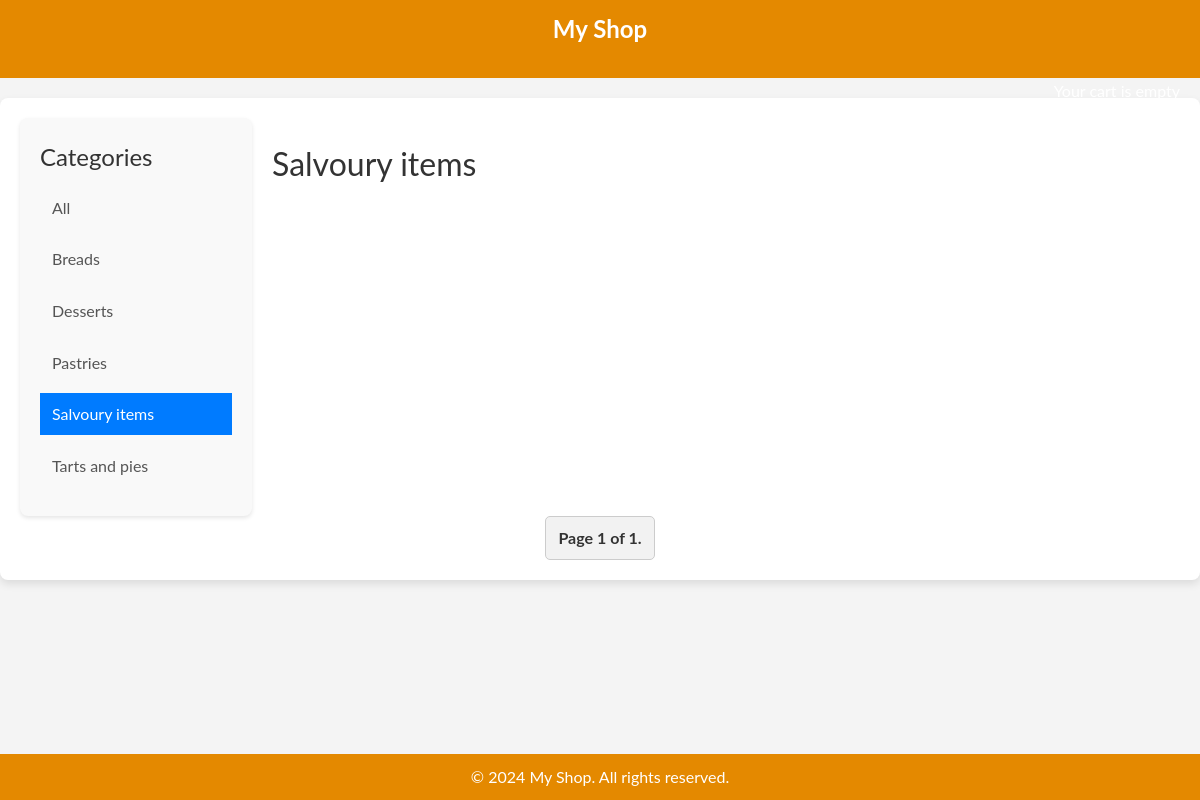
The page /category/salvoury-items/ on the database its author committed.
### shop/models.py (models this page shows, shortened)
class Category(models.Model):
    name = models.CharField(max_length=200, db_index=True)
    slug = models.SlugField(max_length=200, unique=True)
    class Meta:
        ordering = ('name',)
        verbose_name = "category"
        verbose_name_plural = "categories"
    def get_absolute_url(self):
        return reverse("shop:product_list_by_category", args=[self.slug])

### shop/views.py (the view)
# urls.py: path("", views.product_list, name="product_list"),
def product_list(request, category_slug=None):
    category = None
    categories = Category.objects.all()
    products = Product.objects.filter(available=True)
    if category_slug:
        category = get_object_or_404(Category, slug = category_slug)
        products = products.filter(category=category)
    paginator = Paginator(products, 7)
    page = request.GET.get('page')
    try:
        products_paginated = paginator.page(page)
    except PageNotAnInteger:
        products_paginated = paginator.page(1)
    except EmptyPage:
        products_paginated = paginator.page(paginator.num_pages)
    return render(request, "shop/product_list.html", {
        "category": category,
        "categories": categories,
        "products": products,
        "products_paginated": products_paginated
    })

### cart/cart.py (called while the page is built)
    def __len__(self):
        return sum(item["quantity"] for item in self.cart.values())

### cart/context_processors.py (called while the page is built)
def cart(request):
    return {'cart': Cart(request)}

### shop/templates/shop/product_list.html (shortened to what this page needs)
{% extends "shop/base.html" %}
{% load static %}
{% block content %}
<link rel="stylesheet" href="{% static 'shop/product_list.css' %}">
    <div id="sidebar">
        <h3>Categories</h3>
        <ul>
            <li {% if not category %}class="selected"{% endif %}>
                <a href="{% url 'shop:product_list' %}">All</a>
            </li>
            {% for c in categories %}
                <li {% if category and category.slug == c.slug %}class="selected"{% endif %}>
                    <a href="{{ c.get_absolute_url }}">{{ c.name }}</a>
                </li>
            {% endfor %}
        </ul>
    </div>
    <div id="main" class="product-list">
        <h1>{% if category %}{{ category.name }}{% else %}Products{% endif %}</h1>
    </div>
    <div class="pagination">
        <span class="step-links">
            <span class="current">
                Page {{ products_paginated.number }} of {{ products_paginated.paginator.num_pages }}.
            </span>
        </span>
    </div>
{% endblock %}

### shop/static/shop/base.css (style rules this page uses)
* { box-sizing: border-box; margin: 0; padding: 0; }
html, body { font-family: 'Lato', sans-serif; line-height: 1.6; background-color: #f4f4f4; }
h1, h2, h3 { font-family: 'Lato', sans-serif; font-weight: normal; color: #333333; }

### shop/static/shop/product_list.css (style rules this page uses)
* { box-sizing: border-box; margin: 0; padding: 0; }
html, body { font-family: 'Lato', sans-serif; line-height: 1.6; background-color: #f4f4f4; color: #333; }
h1, h2, h3 { font-family: 'Lato', sans-serif; font-weight: normal; color: #333; }
#sidebar { float: left; width: 20%; margin-right: 20px; background-color: #f9f9f9; padding: 20px; border-radius: 8px; box-shadow: 0 2px 4px rgba(0, 0, 0, 0.1); }
#sidebar h3 { font-size: 1.5em; margin-bottom: 10px; color: #333; }
#sidebar ul { list-style-type: none; padding: 0; margin: 0; }
#sidebar ul li { margin-bottom: 10px; }
#sidebar ul li a { color: #555; text-decoration: none; display: block; padding: 8px 12px; border-radius: 5px; transition: background-color 0.3s ease; }
#sidebar ul li.selected { background-color: #007bff; }
#sidebar ul li.selected a { color: white; }
#main { float: left; width: 75%; }
.product-list { margin-top: 20px; }
.product-list h1 { font-size: 2em; margin-bottom: 20px; color: #333; }
.pagination { clear: both; text-align: center; margin-top: 20px; }
.pagination .step-links { display: inline-block; padding: 8px 12px; background-color: #f2f2f2; border: 1px solid #ccc; border-radius: 5px; }
.pagination .step-links .current { font-weight: bold; }

### rows shown on the page
Category: name "Breads"
Category: name "Desserts"
Category: name "Pastries"
Category: name "Salvoury items"
Category: name "Tarts and pies"

### other values the page prints
{{ products_paginated.number }} "1"
{{ products_paginated.paginator.num_pages }} "1"
